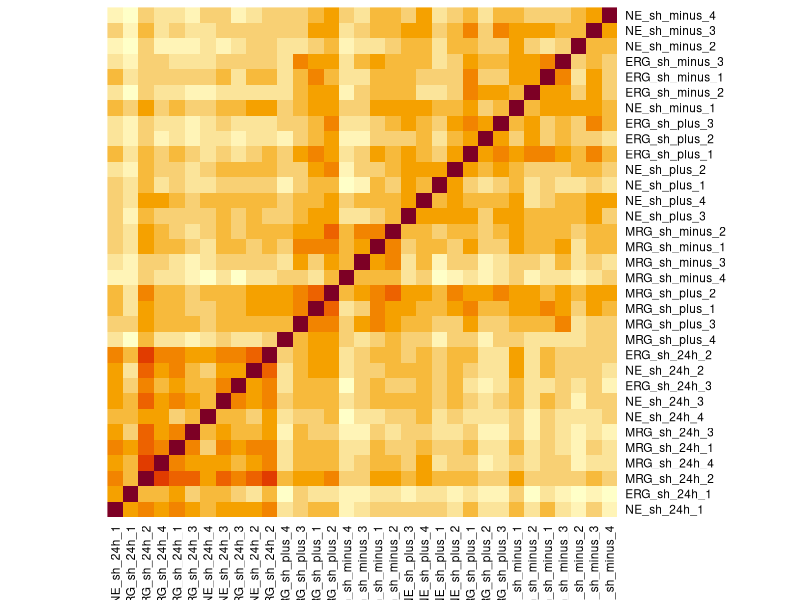
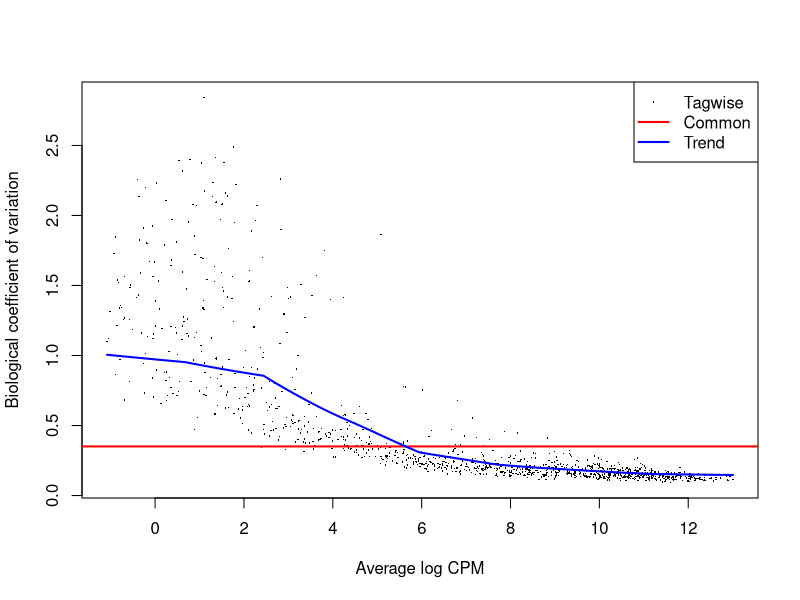

These charts were generated, in order, by the following R code: (Note: this script raises an error after producing the figures.)
library(readxl)
library(dplyr)
library(edgeR)
library(ggplot2)

raw_data <- read_excel("data/nature13990-s4.xlsx", sheet = "Raw shRNA counts")

# experiment design info
exp.info <- matrix(unlist(strsplit(colnames(raw_data[,-(1:3)]), "_")),
                   ncol=4, byrow = TRUE)
cellstage <- factor(exp.info[,1])
treatment <- factor(exp.info[, 3])
treatment <- relevel(treatment, ref = "24h")
timepoints <- factor(exp.info[,4])

groups <- factor(paste(cellstage, treatment, sep="."))
data <- DGEList(counts = raw_data[,-(1:3)], genes = raw_data[,1:3],
                group = groups)

# Select only hairpins with CPM > 0.5 in more than two samples
shrnas.to.keep <- rowSums(edgeR::cpm(data) > 0.5) >= 2
data <- data[shrnas.to.keep, , keep.lib.sizes=FALSE]

data <- edgeR::calcNormFactors(data)

# attempt to reproduce extended data figure 3f
col.order <- c("NE_sh_minus_4", "NE_sh_minus_3", "NE_sh_minus_2",
               "ERG_sh_minus_3", "ERG_sh_minus_1", "ERG_sh_minus_2",
               "NE_sh_minus_1", "ERG_sh_plus_3", "ERG_sh_plus_2",
               "ERG_sh_plus_1", "NE_sh_plus_2", "NE_sh_plus_1", "NE_sh_plus_4",
               "NE_sh_plus_3", "MRG_sh_minus_2", "MRG_sh_minus_1",
               "MRG_sh_minus_3", "MRG_sh_minus_4", "MRG_sh_plus_2",
               "MRG_sh_plus_1", "MRG_sh_plus_3", "MRG_sh_plus_4",
               "ERG_sh_24h_2", "NE_sh_24h_2", "ERG_sh_24h_3", "NE_sh_24h_3",
               "NE_sh_24h_4", "MRG_sh_24h_3", "MRG_sh_24h_1", "MRG_sh_24h_4",
               "MRG_sh_24h_2", "ERG_sh_24h_1", "NE_sh_24h_1")
log.cpms <- edgeR::cpm(data, log=TRUE, prior.count = 0.25)
log.cpms <- log.cpms[ ,rev(col.order)]
heatmap(cor(log.cpms), Rowv = NA, Colv = NA, scale = "none")

# construct design matrix
groups <- factor(paste(cellstage, treatment, sep="."))
design <- model.matrix(~0+groups)
colnames(design) <- levels(groups)

# estimate common, tagwise, and trend dispersion and plot the biological
# coefficient of variation (BCV)
data <- edgeR::estimateDisp(data, design, robust=TRUE)
plotBCV(data)

# construct contrasts (aka comparison vectors)
contrasts <- makeContrasts(ERGvsControl = ERG.24h-ERG.plus,
                           ERGvsMinus = ERG.minus - ERG.plus,
                           MRGvsControl = MRG.24h-MRG.plus,
                           MRGvsMinus = MRG.minus - MRG.plus,
                           NEvsControl = NE.24h-NE.plus,
                           NEvsMinus = NE.minus - NE.plus, levels=design2)

fit <- edgeR::glmFit(data, design = design)
result <- list()

comparisons <- colnames(contrasts)
for (val in comparisons){
  lrt <- edgeR::glmLRT(fit, contrast = contrasts[, val])
  sig.genes <- data.frame(topTags(lrt, n=100000, p.value = 0.05))

  by.gene <- group_by(sig.genes, Target.Gene.Symbol)
  same.as.majority.sign <- function(x) as.numeric(sign(x) == sign(mean(sign(x))))
  gene.info <- summarize(by.gene, count = n(), means = mean(sign(logFC)),
                         wmeanfc = sum(logFC*logCPM*same.as.majority.sign(logFC)/sum(logCPM*same.as.majority.sign(logFC))))
  gene.info <- filter(gene.info, count >= 2 & means != 0)
  gene.info <- gene.info[c("Target.Gene.Symbol", "wmeanfc")]
  result[[val]] <- gene.info
}

tophits <- list()

# The PlusvsControl and PlusvsMinus samples for each stage by taking the
# maximum abs value in either as the score on a gene by gene basis
for (i in seq(1, length(comparisons), 2)){
  combined <- rbind(result[[comparisons[i]]], result[[comparisons[i+1]]])
  abs.ordered <- combined[order(combined$Target.Gene.Symbol,
                                -abs(combined$wmeanfc)), ]
  take.max.abs <- abs.ordered[!duplicated(abs.ordered$Target.Gene.Symbol), ]
  tophits[[strsplit(comparisons[i], "vs")[[1]][1]]] <- take.max.abs
}
